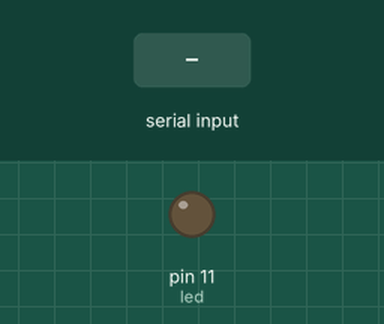
Simulated run of this sketch. Board: Arduino Uno, built with avr-gcc and run on an emulated ATmega328P. Parts: output pins drawn as LEDs (lit = HIGH). The inputs (shaded band) are chosen by the test bench.

Above: at 1.2 s.
1.3 s: "90,45\n" received over Serial
At 1.7 s:
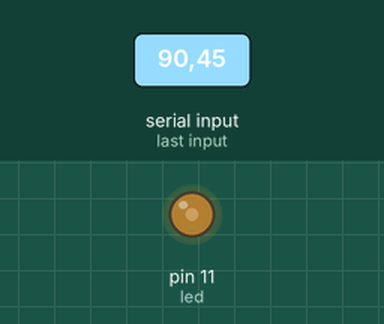
2.8 s: "30,150\n" received over Serial
At 4.0 s:
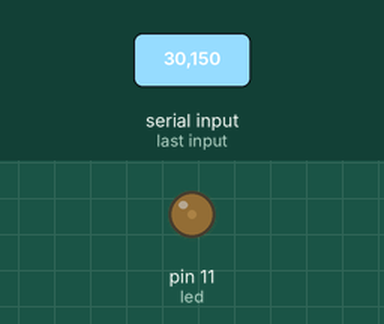
4.3 s: "200\n" received over Serial
At 4.8 s:
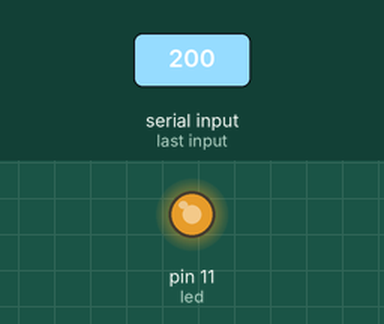
5.8 s: "90\n" received over Serial
At 7.0 s:
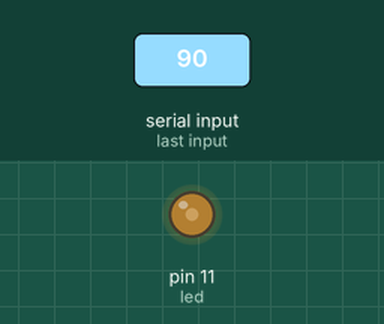
Timing chart, 0 to 8.3 s (numbered marks = the images above; inputs shaded):
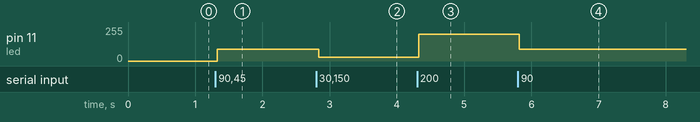

Measured:
- after the input at 1.3 s, pin 11 (led): 0/255 → 90/255 at once
- after the input at 2.8 s, pin 11 (led): 90/255 → 30/255 at once
- after the input at 4.3 s, pin 11 (led): 30/255 → 200/255 at once
- after the input at 5.8 s, pin 11 (led): 200/255 → 90/255 at once

The sketch:

ledEncendidoTeclado.ino
```cpp
const byte led = 11;
char cadena[30];
float valor=0;
byte posicion=0;

void setup() {
  Serial.begin(9600);
  pinMode(led, OUTPUT);
}


void loop() {

  while(valor==0){
    Serial.flush();
     if(Serial.available()){
      memset(cadena, 0,sizeof(cadena));
      while(Serial.available()>0){
        delay(5);
        cadena[posicion]=Serial.read();
        posicion++;
      }
      valor=atoi(cadena);//Convertimos la cadena de caracteres en enteros
      posicion=0;//Ponemos la posicion a 0
      }
  }
  if(valor>=0 && valor<=255){
    analogWrite(led, valor);
  }
  valor=0;
}
```
